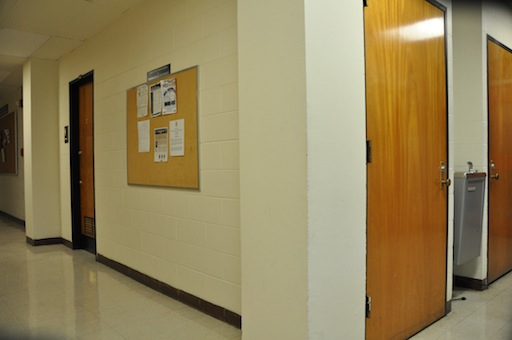
%> input picture project2/HallWay1/DSC_0281.JPG, 512 x 340 px; its folder holds only this picture in this run
$ octave p2.m   (GNU Octave 9; MATLAB toolbox functions it lacks are replaced by stand-ins)
%> lines starting %> are read from the running program, lines starting %| are printed output that depends on the picture
### project2/getImgs.m
%return a imgs matrix, based on image set NO.
function [imgs, imgs_corlor] = getImgs(imageSet)
%> called with imageSet = 1
    row = 340;
    col = 512;

    if imageSet == 1
        folderPath = './HallWay1/DSC_%04d.jpg';
        initial = 281;
        max = 3;
    elseif imageSet == 2
        folderPath = './HallWay2/DSC_%04d.jpg';
        initial = 285;
        max = 3;
    elseif imageSet == 3
        folderPath = './Office/DSC_%04d.jpg';
        initial = 309;
        max = 3;
    end

    imgs = zeros(row, col, max);
    imgs_corlor = zeros(row, col, 3, max);

    for i = 1 : max
        %generate jpg files name according to sequence
        jpgFileName = sprintf(folderPath, initial + i - 1);

        %read the image and make them grayscale
        if exist(jpgFileName, 'file')
        	imageData = imread(jpgFileName, 'jpg');
%> imageData is the input picture: size 340x512x3 uint8; mean R, G, B 148, 131.7, 91.1
            imgs_corlor(:,:,:,i) = imageData;
            imgs(:,:,i) = rgb2gray(imageData);
        else
        	fprintf('File %s does not exist.\n', jpgFileName);
        end
    end
end

### project2/getSumMatrix.m
%calculate Ex2, Ey2, ExEy sum matrix based on imgs.
function [Ex2Sum, Ey2Sum, ExEySum, Eo] = getSumMatrix(imgs)
    [row, col, max] = size(imgs);
%> row = 340; col = 512; max = 3

    %intialize matrix
    Ex = zeros(row, col, max);
    Ey = zeros(row, col, max);
    Eo = zeros(row, col, max);
    Ex2Sum = zeros(row, col, max);
    Ey2Sum = zeros(row, col, max);
    ExEySum = zeros(row, col, max);

    %Prewitt mask
    px = [-1, 0 , 1; -1, 0 , 1; -1, 0 , 1];
    py = [-1, -1, -1; 0, 0, 0; 1, 1, 1];

    %apply prewitt mask to imgs
    for i = 1 : max
        Ex(:,:,i) = imfilter(imgs(:,:,i), px, 'replicate');
        Ey(:,:,i) = imfilter(imgs(:,:,i), py, 'replicate');
        [~, Eo(:, : , i)] = imgradient(Ex(:,:,i), Ey(:,:,i));
        Eo(:, : , i) = Eo(:, : , i) * -1;
    end
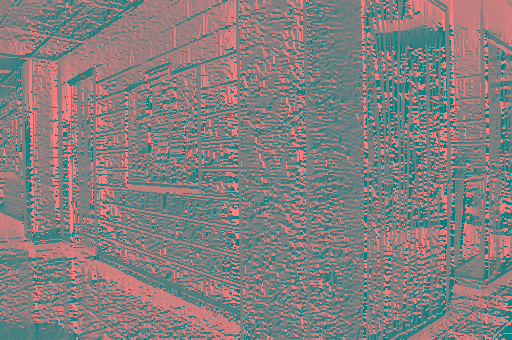
%> Eo: size 340x512x3 double; mean R, G, B 7.1, 0, 0; drawn with min black and max white
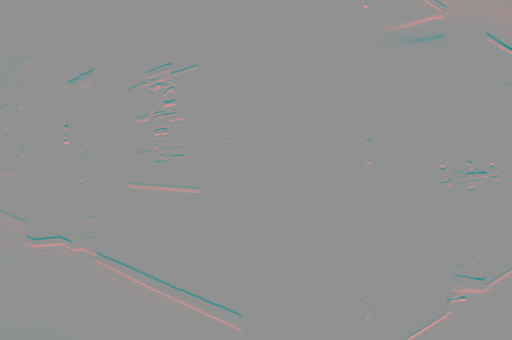
%> Ey: size 340x512x3 double; mean R, G, B 0.2, 0, 0; drawn with min black and max white

    %get Ex2, Ey2, and ExEy
    Ex2 = Ex .* Ex;
    Ey2 = Ey .* Ey;
    ExEy = Ex .* Ey;

    %preprocess sum matrix
    Ex2Sum(1, 1, :) = Ex2(1,1,:);
    Ey2Sum(1, 1, :) = Ey2(1,1,:);
    ExEySum(1, 1, :) = ExEy(1,1,:);

    for j = 2 : row
        Ex2Sum(j, 1, :) = Ex2Sum(j - 1, 1, :) + Ex2(j, 1, :);
        Ey2Sum(j, 1, :) = Ey2Sum(j - 1, 1, :) + Ey2(j, 1, :);
        ExEySum(j, 1, :) = ExEySum(j - 1, 1, :) + ExEy(j, 1, :);
    end
%> Ex2Sum: size 340x512x3 double; mean R, G, B 33.7, 0, 0
%> ExEySum: size 340x512x3 double; mean R, G, B 7, 0, 0
%> Ey2Sum: size 340x512x3 double; mean R, G, B 73.4, 0, 0
    for j = 2 : col
        Ex2Sum(1, j, :) = Ex2Sum(1, j - 1, :) + Ex2(1, j, :);
        Ey2Sum(1, j, :) = Ey2Sum(1, j - 1, :) + Ey2(1, j, :);
        ExEySum(1, j, :) = ExEySum(1, j - 1, :) + ExEy(1, j, :);
    end
%> Ex2Sum: size 340x512x3 double; mean R, G, B 1123.9, 0, 0
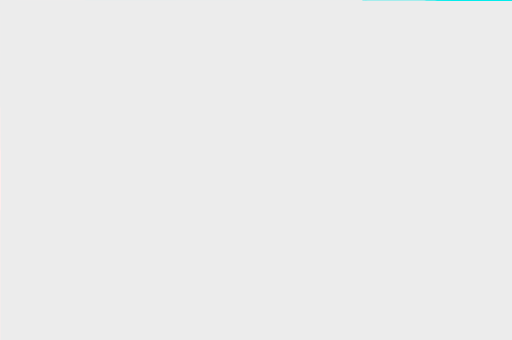
%> ExEySum: size 340x512x3 double; mean R, G, B -64.2, 0, 0; drawn with min black and max white
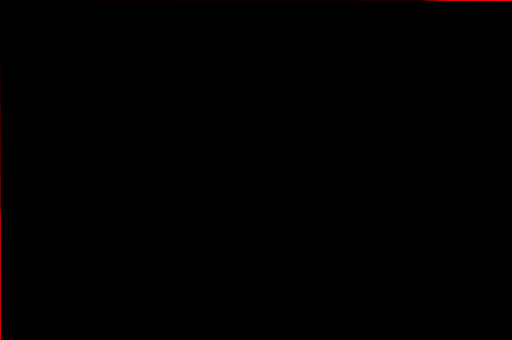
%> Ey2Sum: size 340x512x3 double; mean R, G, B 127, 0, 0; drawn with min black and max white


    %claculate sum matrix
    for i = 2 : row
        for j = 2 : col
            Ex2Sum(i, j, :) = Ex2Sum(i - 1, j, :) + Ex2Sum(i, j - 1, :) - Ex2Sum(i - 1, j - 1, :) + Ex2(i, j, :);
            Ey2Sum(i, j, :) = Ey2Sum(i - 1, j, :) + Ey2Sum(i, j - 1, :) - Ey2Sum(i - 1, j - 1, :) + Ey2(i, j, :);
            ExEySum(i, j, :) = ExEySum(i - 1, j, :) + ExEySum(i, j - 1, :) - ExEySum(i - 1, j - 1, :) + ExEy(i, j, :);
        end
    end
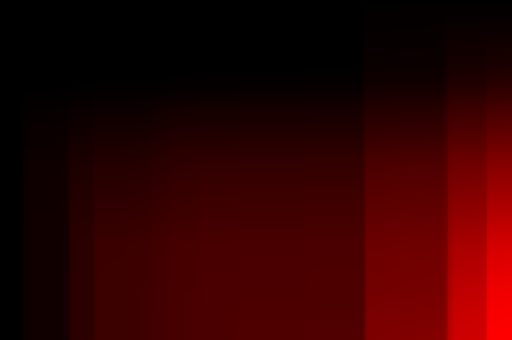
%> Ex2Sum: size 340x512x3 double; mean R, G, B 108278760.9, 0, 0; drawn with min black and max white
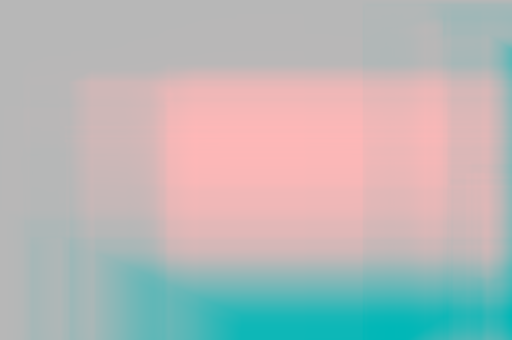
%> ExEySum: size 340x512x3 double; mean R, G, B -34548, 0, 0; drawn with min black and max white
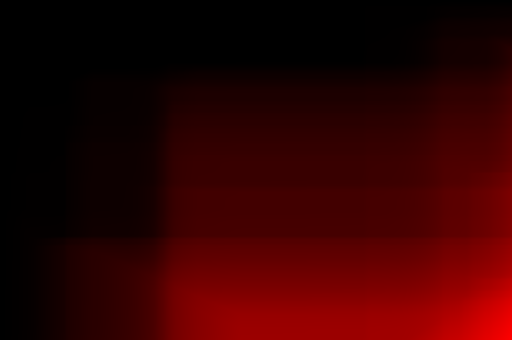
%> Ey2Sum: size 340x512x3 double; mean R, G, B 23833229.6, 0, 0; drawn with min black and max white

end


### project2/getRmatrix.m
%calculate the R matrix based on Ex2, Ey2, ExEy sum matrix
function R = getRmatrix(Ex2Sum, Ey2Sum, ExEySum)
[row, col, hgt] = size(Ex2Sum);
%> hgt = 3
R = zeros(row, col, hgt);

for h = 1 : hgt
    for x = 5 : row - 3
        for y = 5 : col - 3
            R(x,y,h) = getRvalue(Ex2Sum, Ey2Sum, ExEySum, x, y, h);
        end
    end
end


end


% [22 lines left out: functions getRvalue, getCmatrix, not called in this run]


### project2/p2.m

clear;
%read the images
imageSet = 1;
[imgs, imgs_corlor] = getImgs(imageSet);

%get R matrix
[Ex2Sum, Ey2Sum, ExEySum, Eo] = getSumMatrix(imgs);
%> (the run ends here)
